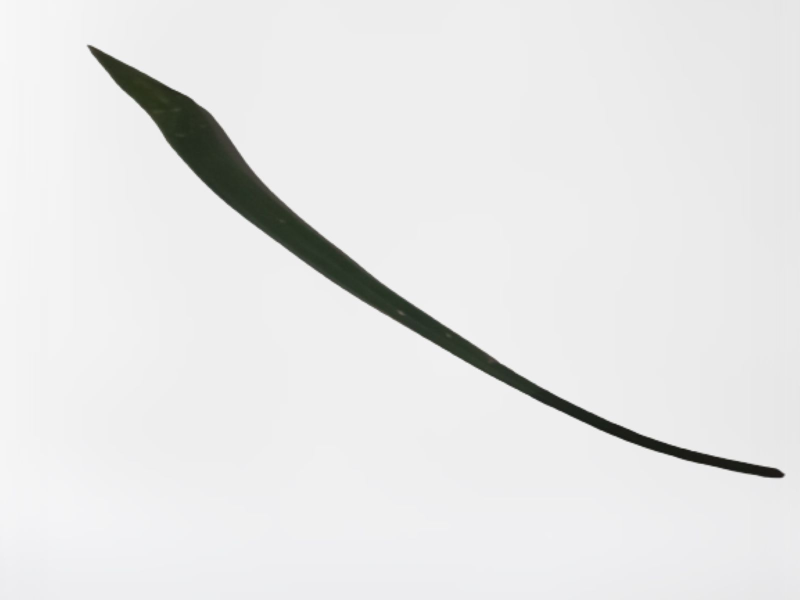
#> input picture Image Processing Pandan/001.jpg, 1600 x 1200 px (shown at 1/2 size)
$ jupyter execute Image_Processing_Pandan.ipynb
#> lines starting #> are read from the running program, lines starting #| are printed output that depends on the picture; after the words box and inside, x2 and y2 are one past the last pixel; in counts of white or black regions, pixels touching at a corner belong together
[cell 1]
import cv2
from google.colab.patches import cv2_imshow

[cell 2]
# membaca image
image = cv2.imread("001.jpg")
#> image is the input picture: shape (1200, 1600, 3); mean B, G, R 230.2, 230.4, 230.2

[cell 3]
print(image)
#> (printed output is left out)

[cell 4]
# menampilkan image
cv2_imshow(image)

[cell 5]
print(image.shape)
#| (1200, 1600, 3)

[cell 6]
# mengakeses nilai di pixel x=100, y=20
(b, g, r) = image[20, 100]
#> b = 245; g = 245; r = 245
print("blue =" ,b)
#| blue = 245
print("green =" ,g)
#| green = 245
print("red =" ,r)
#| red = 245

[cell 7]
# crop image
im_crop = image[100:660, 100:300]
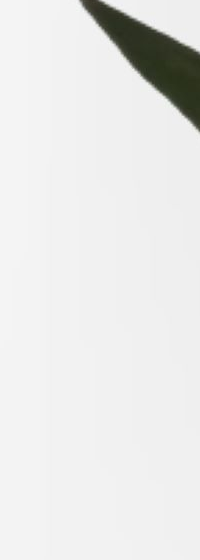
#> im_crop: shape (560, 200, 3); mean B, G, R 230.7, 231.6, 231.3

cv2_imshow(im_crop)
cv2.waitKey(0)
cv2.destroyAllWindows()
print(im_crop.shape)
#| (560, 200, 3)

[cell 8]
# mengcopy image
cp_image = image.copy()
print(cp_image.shape)
#| (1200, 1600, 3)

[cell 9]
# mengubah nilai pixel
cp_image[300:350, 170:300] = (255, 255, 255)
#> cp_image: shape (1200, 1600, 3); 0.34% of pixels changed, all inside (x1, y1, x2, y2) = (170, 300, 300, 350)

cv2_imshow(cp_image)
cv2.waitKey(0)
cv2.destroyAllWindows()

[cell 10]
# resize image (ignore aspect ratio)
im_resized = cv2.resize(image, (400,400))
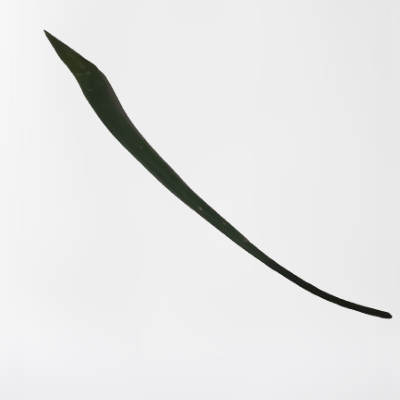
#> im_resized: shape (400, 400, 3); mean B, G, R 230.2, 230.4, 230.2

cv2_imshow(im_resized)
cv2.waitKey(0)
cv2.destroyAllWindows()

[cell 11]
# resize image (Mempertahankan aspek ratio)
r = 400/image.shape[1]
#> r = 0.25
dim = (400, int(image.shape[0]*r))
#> dim = (400, 300)
im_resized = cv2.resize(image, dim)
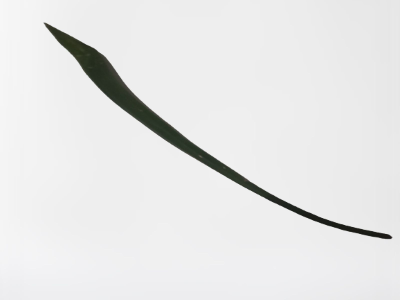
#> im_resized: shape (300, 400, 3); mean B, G, R 230.2, 230.4, 230.2

cv2_imshow(im_resized)
cv2.waitKey(0)
cv2.destroyAllWindows()

[cell 12]
# rotating an image
(h, w) = image.shape[:2]
#> h = 1200; w = 1600
center = (w/2, h/2)
#> center = (800, 600)

M = cv2.getRotationMatrix2D(center, 180, 1.0)
rotate = cv2.warpAffine(image, M, (w,h))
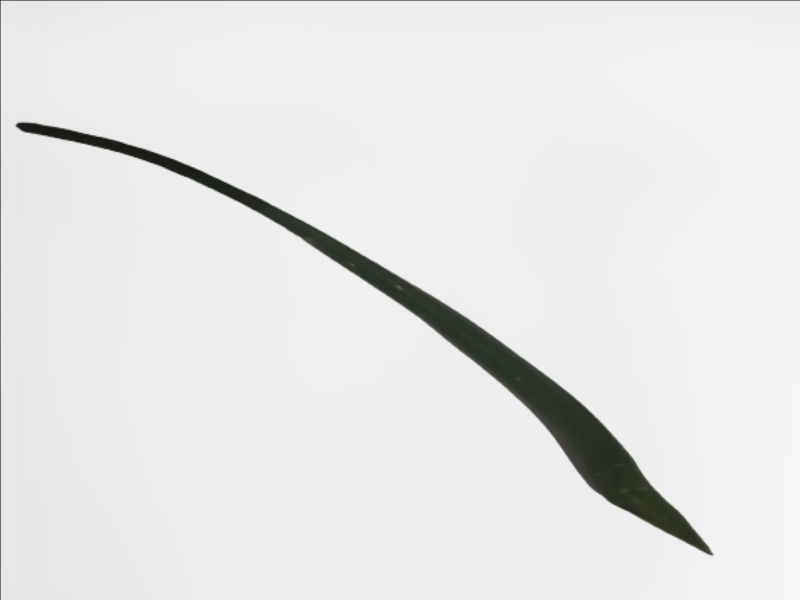
#> rotate: shape (1200, 1600, 3) (shown at 1/2 size); mean B, G, R 229.9, 230.1, 229.8

cv2_imshow(rotate)
cv2.waitKey(0)
cv2.destroyAllWindows()

[cell 13]
# menyimpan Image
cv2.imwrite("rotate.png", rotate)
#> Out = True

[cell 14]
#adjust image contrast
import numpy as np
im_adjusted = cv2.addWeighted(im_resized, 1.5, np.zeros(im_resized.shape, im_resized.dtype), 0, -100)
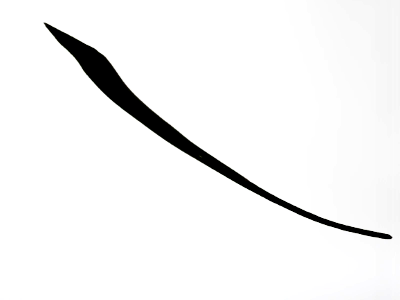
#> im_adjusted: shape (300, 400, 3); mean B, G, R 243.8, 243.8, 243.8


cv2_imshow(im_resized)
cv2_imshow(im_adjusted)
cv2.waitKey(0)
cv2.destroyAllWindows()

[cell 15]
# detect edges
im_edges = cv2.Canny(im_resized, 100, 200)
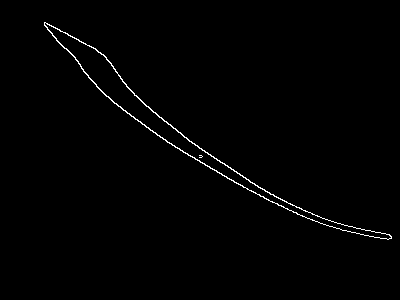
#> im_edges: shape (300, 400); 0.9% white in thin lines or dots, all inside (x1, y1, x2, y2) = (44, 22, 392, 240)

cv2_imshow(im_resized)
cv2_imshow(im_edges)
cv2.waitKey(0)
cv2.destroyAllWindows()

[cell 16]
# covert image to greyscale
im_gray = cv2.cvtColor(im_resized, cv2.COLOR_BGR2GRAY)

cv2_imshow(im_resized)
cv2_imshow(im_gray)
cv2.waitKey(0)
cv2.destroyAllWindows()

[cell 17]
#get All file in folder
import glob

imdir = 'dataset/elephant/'
ext = ['png', 'jpg', 'gif']    # Add image formats here

files = []
[files.extend(glob.glob(imdir + '*.' + e)) for e in ext]

images = [cv2.imread(file) for file in files]

# adjust contrast to all of them nd save to different location
i = 1
for img in images:
    im_adjusted = cv2.addWeighted(img, 1.5, np.zeros(img.shape, img.dtype), 0, -100)
    im_name = "dataset/elephant_contrast/" + str(i) + ".jpg"
    cv2.imwrite(im_name, im_adjusted)
    i+=1
#> after the loop, i = 1

[cell 18]
def twice(function):
  return lambda x: function(function(x))
def f(x):
  	return x + 3
g = twice(f)
print (g(7))
#| 13

[cell 19]
my_list = [1, 2, 3, 4, 5]

sum = 0
for x in my_list:
	sum += x
print(sum)
